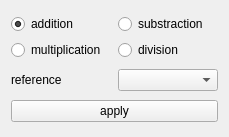
<?xml version="1.0" encoding="UTF-8"?>
<ui version="4.0">
 <class>Form</class>
 <widget class="QWidget" name="Form">
  <property name="geometry">
   <rect>
    <x>0</x>
    <y>0</y>
    <width>229</width>
    <height>137</height>
   </rect>
  </property>
  <property name="windowTitle">
   <string>Form</string>
  </property>
  <layout class="QVBoxLayout" name="verticalLayout">
   <item>
    <layout class="QGridLayout" name="gridLayout">
     <item row="1" column="0">
      <widget class="QRadioButton" name="multiplication">
       <property name="text">
        <string>multiplication</string>
       </property>
      </widget>
     </item>
     <item row="0" column="0">
      <widget class="QRadioButton" name="addition">
       <property name="text">
        <string>addition</string>
       </property>
       <property name="checked">
        <bool>true</bool>
       </property>
      </widget>
     </item>
     <item row="0" column="1">
      <widget class="QRadioButton" name="substraction">
       <property name="text">
        <string>substraction</string>
       </property>
      </widget>
     </item>
     <item row="1" column="1">
      <widget class="QRadioButton" name="division">
       <property name="text">
        <string>division</string>
       </property>
      </widget>
     </item>
    </layout>
   </item>
   <item>
    <layout class="QHBoxLayout" name="hbox">
     <item>
      <widget class="QLabel" name="label">
       <property name="text">
        <string>reference</string>
       </property>
      </widget>
     </item>
     <item>
      <widget class="QComboBox" name="reference"/>
     </item>
    </layout>
   </item>
   <item>
    <widget class="QPushButton" name="apply">
     <property name="text">
      <string>apply</string>
     </property>
    </widget>
   </item>
  </layout>
 </widget>
 <resources/>
 <connections/>
</ui>
